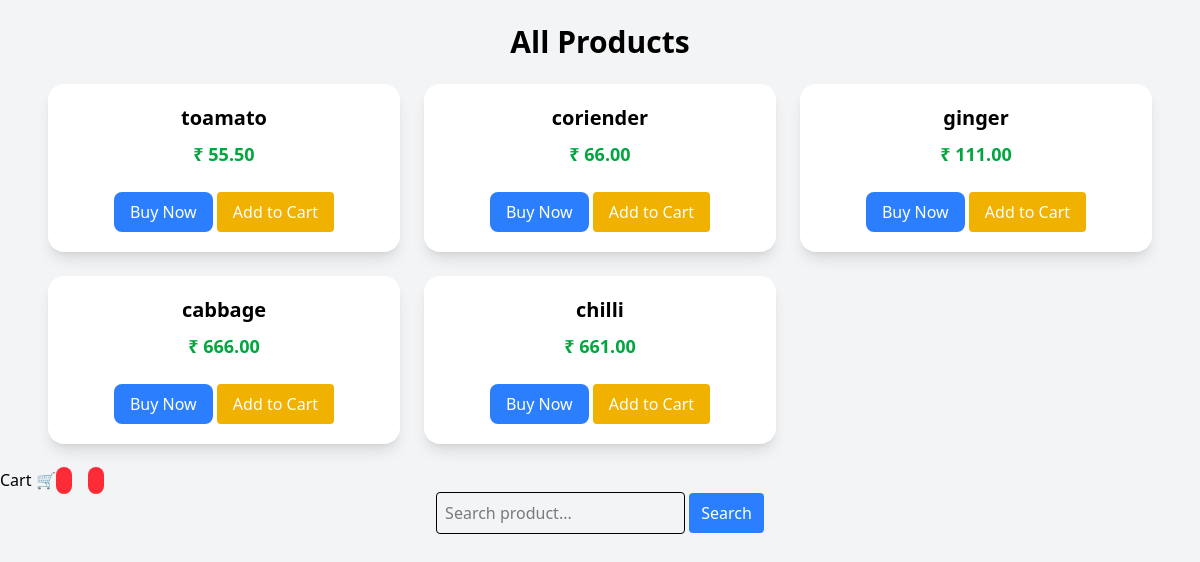
The app's page /product/ with its own data.
### product/models.py (models this page shows, shortened)
class Product(models.Model):
    name=models.CharField(max_length=166)
    description=models.TextField()
    price=models.DecimalField(max_digits=11,decimal_places=2)
    stock=models.PositiveIntegerField()

### product/views.py (the view)
# urls.py: path("product/",ProductListView.as_view(),name="product_list"),
class ProductListView(View):
    def get(self,request):
        products=Product.objects.all()
        return render (request,"product/product_list.html", {"products":products})

### product/templates/product/product_list.html
{% extends "product/base.html" %}
{% block content %}
<div class="max-w-6xl mx-auto p-6">
    <h1 class="text-3xl font-bold text-center mb-6">All Products</h1>
    <div class="grid grid-cols-1 sm:grid-cols-2 md:grid-cols-3 gap-6">
        {% for product in products %}
        <div class="bg-white shadow-lg rounded-2xl p-5 text-center hover:scale-105 transition">
            <h2 class="text-xl font-semibold mb-2">{{ product.name }}</h2>
            <p class="text-lg font-bold text-green-600 mb-4">
                ₹ {{ product.price }}
            </p>
            <a href="{% url 'Checkout' product.id %}">
                <button class="bg-blue-500 text-white px-4 py-2 rounded-lg hover:bg-blue-600">
                    Buy Now
                </button>
            </a>
            <a href="{% url 'add_to_cart' product.id %}">
    <button class="bg-yellow-500 text-white px-4 py-2 rounded mt-2">
        Add to Cart
    </button>
</a>
        </div>
        {% empty %}
            <p class="text-center col-span-3 text-gray-500">No products available</p>
        {% endfor %}
    </div>
</div>
{% endblock %}

### records on screen
Product: name "toamato", price "55.50"
Product: name "coriender", price "66.00"
Product: name "ginger", price "111.00"
Product: name "cabbage", price "666.00"
Product: name "chilli", price "661.00"
